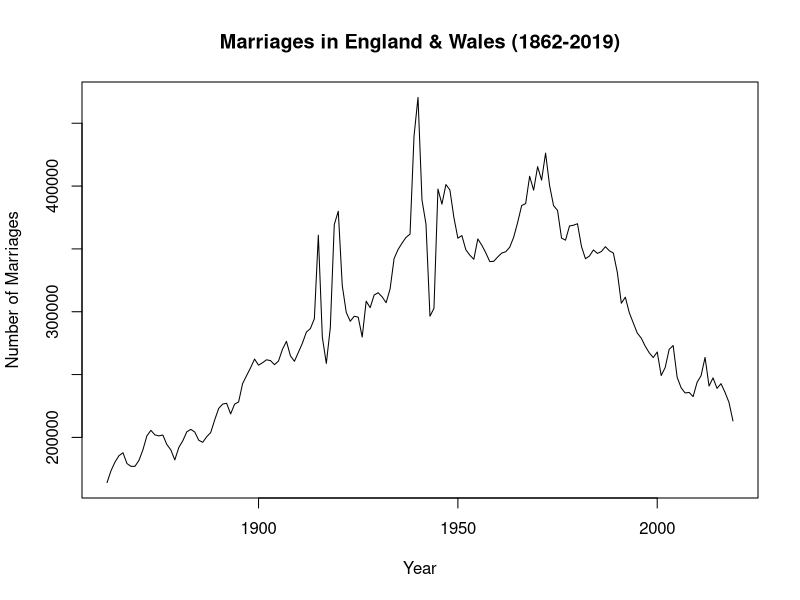
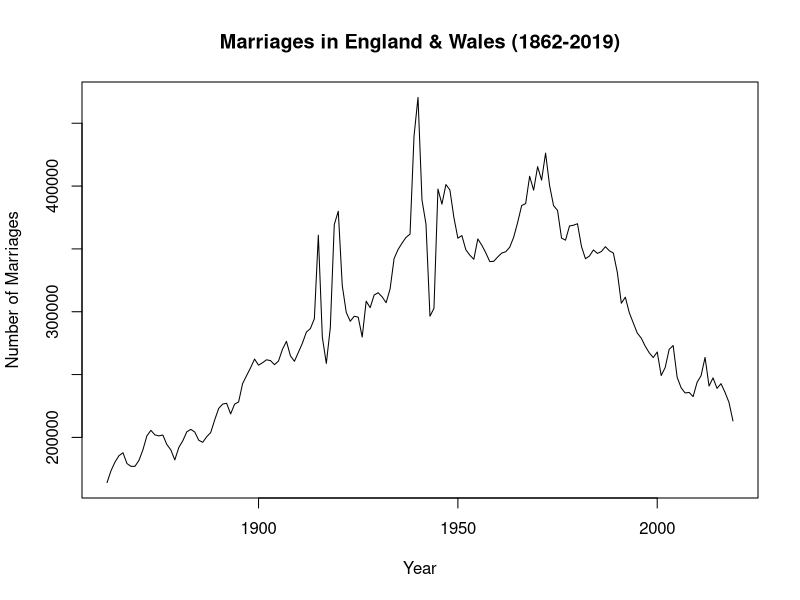
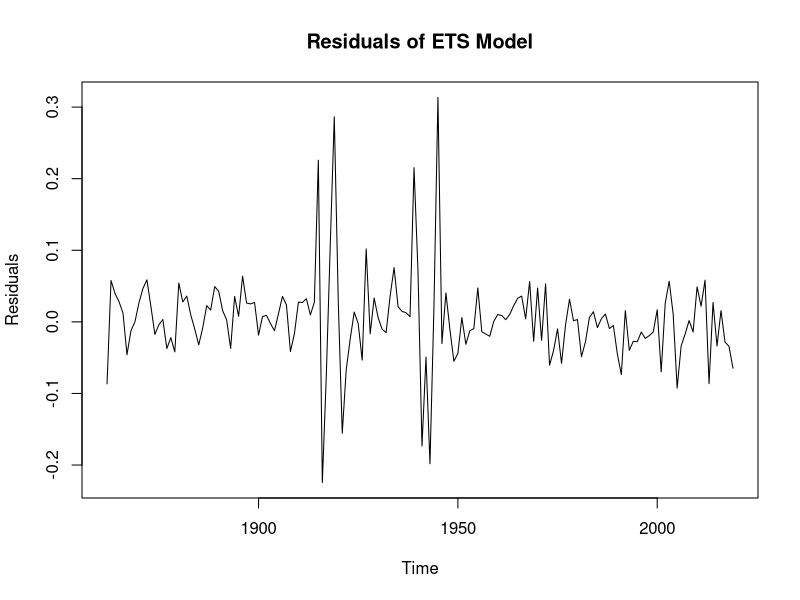
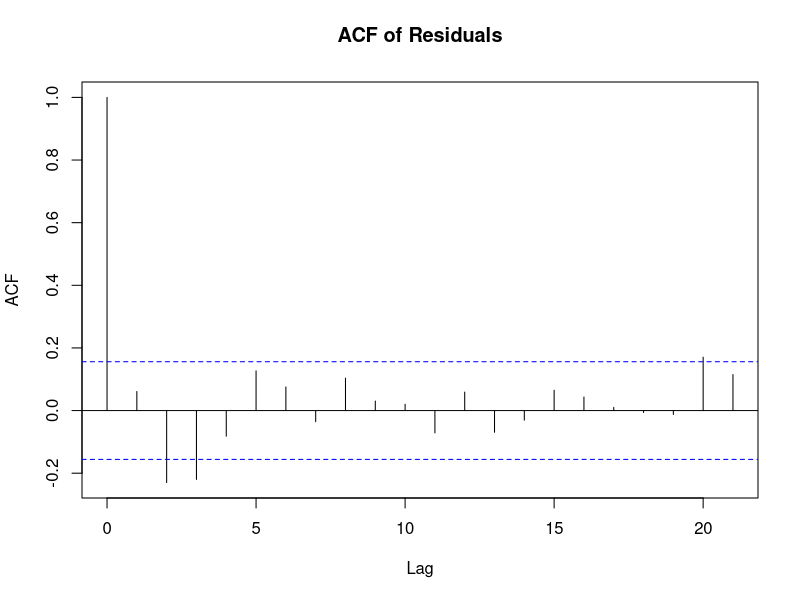
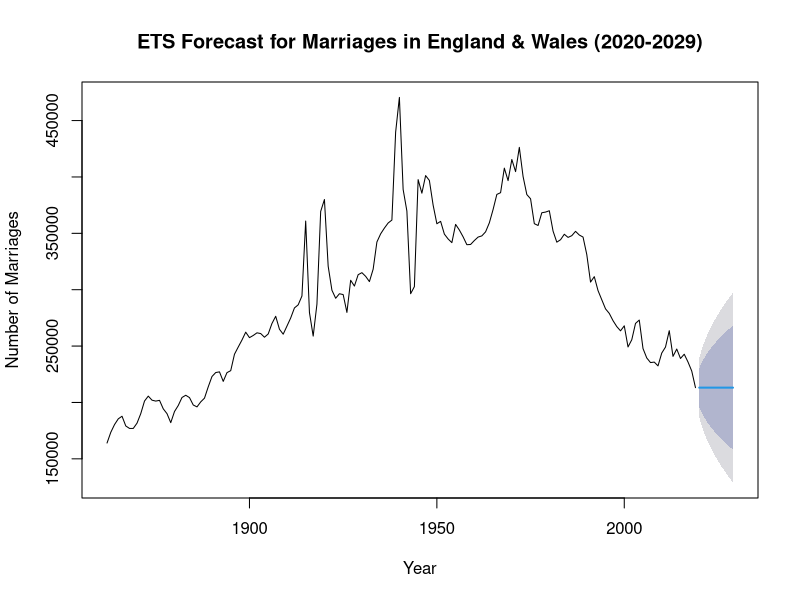

Source code (R) for these figures, in order:
#install.packages("readxl")
#install.packages("dplyr")
#install.packages("TTR")
#install.packages("forecast")
#install.packages("tseries")

library(readxl) # for reading excel files
library(dplyr) # for data manipulation
library(TTR) # for technical analysis
library(forecast) # for forecasting
library(tseries) # for time series analysis

# Read the file
ew_data <- read_excel("Vital statistics in the UK.xlsx", sheet = "Marriage", skip = 5)

# Inspect the first rows
head(ew_data)

# Inspect the last rows
tail(ew_data)

# Inspect the structure of the data
str(ew_data)

# summary of the data
summary(ew_data)

# Extract marriages data
ew_marriages_data <- ew_data %>% select(Year, "England & Wales")

# Check for missing values
sum(is.na(ew_marriages_data$"England & Wales"))

# Check for null values
sum(is.null(ew_marriages_data$"England & Wales"))


###Data Cleaning and Preparation######

# Remove rows where "England & Wales" column has ":"
ew_marriages_clean <- ew_marriages_data %>% filter(`England & Wales` != ":")

# Verify that the rows have been removed
head(ew_marriages_clean)

# Convert the "England & Wales" column to numeric
ew_marriages_clean$"England & Wales" <- as.numeric(ew_marriages_clean$"England & Wales")

# Verify that the column has been converted to numeric
str(ew_marriages_clean)

# Reorder the data by year in ascending order
ew_marriages_clean<- ew_marriages_clean %>% arrange(Year)

# Verify that the data has been reordered
head(ew_marriages_clean)

# convert the data to a time series object
ew_marriages_ts <- ts(ew_marriages_clean$"England & Wales", start = c(1862), frequency = 1)

# Verify that the data has been converted to a time series object
str(ew_marriages_ts)

# Plot the time series data
plot(ew_marriages_ts, main = "Marriages in England & Wales (1862-2019)", xlab = "Year", ylab = "Number of Marriages")



# Plot the time series data
plot(ew_marriages_ts, main = "Marriages in England & Wales (1862-2019)", 
     xlab = "Year", ylab = "Number of Marriages")


###### MOdelling and Evaluation 

# Apply ETS model
ets_model <- ets(ew_marriages_ts)
summary(ets_model)



# Residuals of the ETS model
ets_residuals <- residuals(ets_model)
# Plot residuals to check for randomness
plot(ets_residuals, main = "Residuals of ETS Model", ylab = "Residuals")

# ACF of residuals to check for autocorrelation
acf(ets_residuals, main = "ACF of Residuals")

# Ljung-Box test for white noise
Box.test(ets_residuals, lag = 10, type = "Ljung-Box")


# Forecasting using ETS
ets_forecast <- forecast(ets_model, h = 10)
plot(ets_forecast, main = "ETS Forecast for Marriages in England & Wales (2020-2029)", 
     xlab = "Year", ylab = "Number of Marriages")

